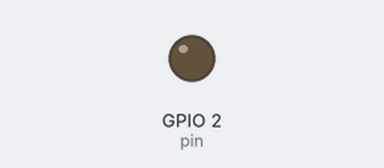
Simulated run of this program. Board: ESP32 board running MicroPython. On the bench: output pins drawn as LEDs (lit = HIGH). Dashed ring = blinking. WiFi joins after 1.5 s; what the program prints to the serial console is not drawn.

Above: at 1.0 s.
At 2.5 s:
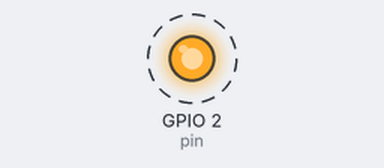
Timing chart, 0 to 4.6 s (numbered marks = the images above):
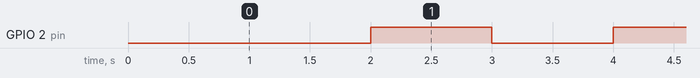

The program:

wifi1-1.py
```python
###############################################################################
# Conexión a Wifi.
# Este código hace parpadear el led azul mientras esté conectado
# a la wifi. Si se desconecta el led se apaga.
# Daniel Refosco
###############################################################################
# En ESP32S v1.1 el pin 2 esta conectado a un led

import machine
import time # usada para time.sleep
import utime #Libreria para medir intervalos de tiempo usado para utime.sleep
import network
pin = machine.Pin(2, machine.Pin.OUT)
#http://docs.micropython.org/en/latest/library/network.WLAN.html
wifi = network.WLAN(network.STA_IF);
wifi.active(True)
wifi.connect("localhost", "focaazul") # Connect to an AP
#Bucle infinito que parpadea led si está conectado a Wifi
while  True:

    if wifi.isconnected():# Check for successful connection
        # si se conecta el led parpadea 10 veces.
            pin.value(1) #Prendo led
            time.sleep(1)
            pin.value(0) #Apago led
            time.sleep(1)

    else:
        #si no se conecta el led apagado
            pin.value(0) #Apago led
            wifi.connect("localhost", "focaazul")# trato de conectarme
            print("Esperando conectar...")
            while not wifi.isconnected(): #¿No estoy conectado a la wifi?
                utime.sleep(1) #duerme por 1 segundo
```

Measured:
- by itself, GPIO 2 (pin): alternates HIGH for 1.0 s and LOW for 1.0 s
